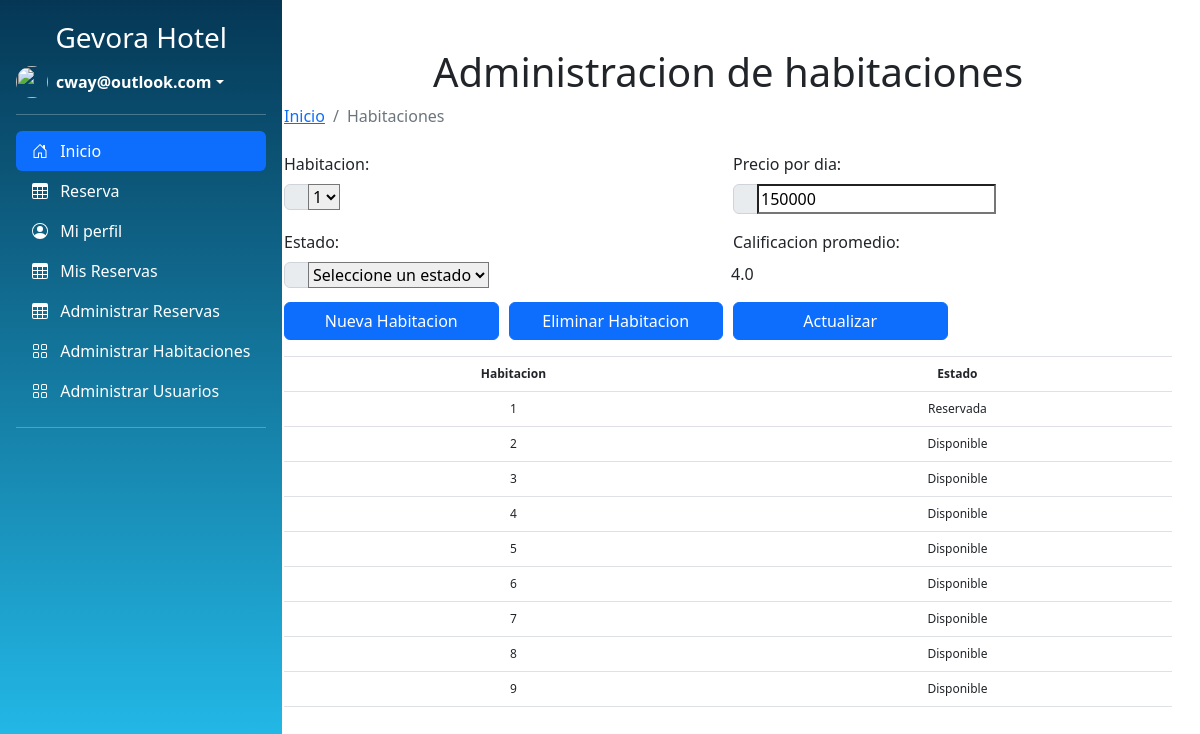
Page /admo_hab (signed in) on the committed database.
### tables this page shows
CREATE TABLE Habitaciones (Id INTEGER UNIQUE PRIMARY KEY NOT NULL, Estado TEXT NOT NULL, Precio INTEGER NOT NULL);

### app.py (the view)
@app.route('/admo_hab')
def admohab():
    if 'username' in session:
        if session['rol'] == 'SuperAdministrador':
            lista = db.sql_select_habitaciones()
            return render_template('admo_hab.html',l_hab=lista, titulo="Ejemplo Hotel Gevora 2")
        else:
            return redirect(url_for('index'))
    else:
        return redirect(url_for('login'))

### app.py (called while the page is built)
@app.before_request
def before_request():
    if 'username' in session:
        g.user = session['username']
    else:
        g.user = "Iniciar Sesion"
    if 'rol' in session:
        g.rol = session['rol']
    else:
        g.rol = None

### dB.py (called while the page is built)
def sql_connection():
    try:
        con=sqlite3.connect('luna.db')
        return con
    except Error:
        print(Error)

def sql_select_habitaciones():
    strsql = "SELECT * FROM Habitaciones;"
    print(strsql)
    con = sql_connection()
    cursor_Obj = con.cursor()
    cursor_Obj.execute(strsql)
    habitaciones = cursor_Obj.fetchall()
    con.close()
    return habitaciones

### templates/admo_hab.html (shortened to what this page needs)
{% extends "base.html" %}
{% block principal %}
    <div class="container-fluid">
        <div class="row text-center justify-content-center align-items-center ">
          <h1 class="mt-5 text-align-center">Administracion de habitaciones</h1>
        </div>
        <ol class="breadcrumb mb-4">
            <li class="breadcrumb-item"><a href="/">Inicio</a></li>
            <li class="breadcrumb-item active">Habitaciones</li>
        </ol>
        <div class="card-body">
        <form action="ControlHabitacion" method="post">
            <div class="form-row">
            <div class="col-md-6 mb-2">
              <label>Habitacion:</label>
              <div class="input-group">
                <div class="input-group-prepend">
                    <span class="input-group-text"></span>
                </div>
                <select name="idHab">
                  {% for hab in l_hab %}
                      <option value= {{ hab[0] }}> {{ hab[0] }} </option>
                  {% endfor %}
                </select>
              </div>
            </div>
            <div class="col-md-6 mb-3">
              <label>Precio por dia:</label>
              <div class="input-group">
                <div class="input-group-prepend">
                  <span class="input-group-text"></span>
                </div>
                <input type="text" placeholder="" name="pre" value='150000' />
              </div>
            </div>
          </div>
          <div class="form-row">
            <div class="col-md-6 mb-2">
              <label>Estado:</label>
              <div class="input-group">
                <div class="input-group-prepend">
                  <span class="input-group-text"></span>
                </div>
                <select name="estado">
                  <option value="NS">Seleccione un estado</option>
                </select>
              </div>
            </div>
            <div class="col-md-6 mb-2">
              <label>Calificacion promedio:</label>
              <div class="input-group">
                <label>4.0</label>
              </div>
            </div>
          </div>
          <div class="form-row">
            <div class="col-md-3 md-3">
              <div class="input-group">
                <input type="submit" class="btn btn-primary btn-block" name="acc" value="Nueva Habitacion" />
              </div>
            </div>
            <div class="col-md-3 mb-3">
              <div class="input-group">
                <input type="submit" class="btn btn-primary btn-block" name="acc" value="Eliminar Habitacion" />
              </div>
            </div>
            <div class="col-md-3">
              <div class="input-group">
                <input type="submit" class="btn btn-primary btn-block" name="acc" value="Actualizar" />
              </div>
            </div>
          </div>
        </form>
      </div>
      <table class="table">
        <tbody>
            <tr>
                <th> Habitacion </th>
                <th> Estado </th>
            </tr>
            {% for hab in l_hab %}
            <tr>
                <td>{{ hab[0] }}</td>
                <td>{{ hab[1] }}</td>
            </tr>
            {% endfor %}
        </tbody>
      </table>
    </div>
{% endblock %}

### templates/base.html (style rules this page uses)
td { align-items: center; justify-content: center; text-align: center; font-size: 12px; }
tr { align-items: center; justify-content: center; text-align: center; font-size: 12px; }

### rows in the picture
Habitaciones: Id "1", Estado "Reservada"
Habitaciones: Id "2", Estado "Disponible"
Habitaciones: Id "3", Estado "Disponible"
Habitaciones: Id "4", Estado "Disponible"
Habitaciones: Id "5", Estado "Disponible"
Habitaciones: Id "6", Estado "Disponible"
Habitaciones: Id "7", Estado "Disponible"
Habitaciones: Id "8", Estado "Disponible"
Habitaciones: Id "9", Estado "Disponible"

### other values in the picture
{{ g.user }} "cway@outlook.com"
form field idHab "1"
